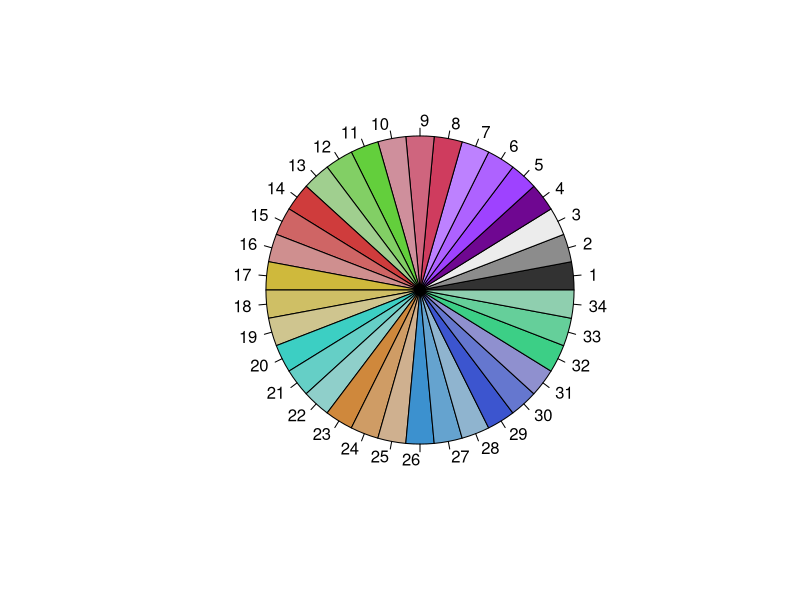
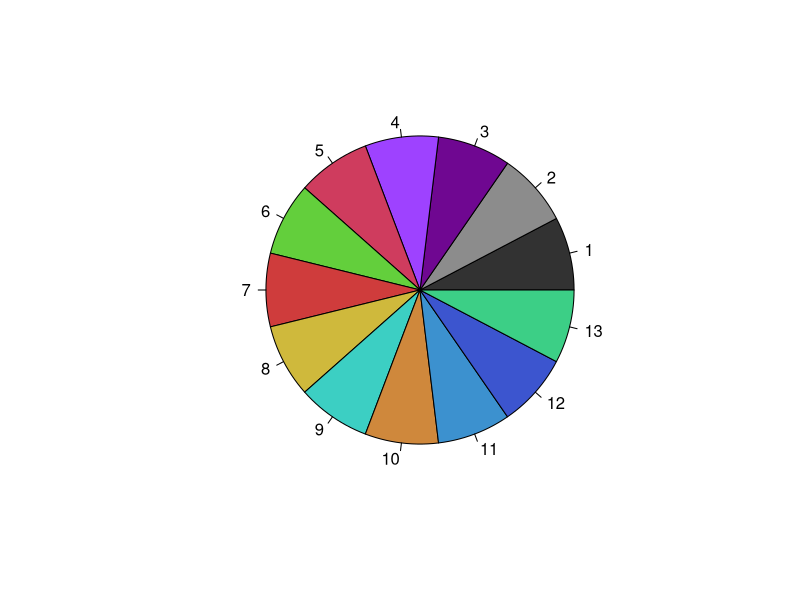
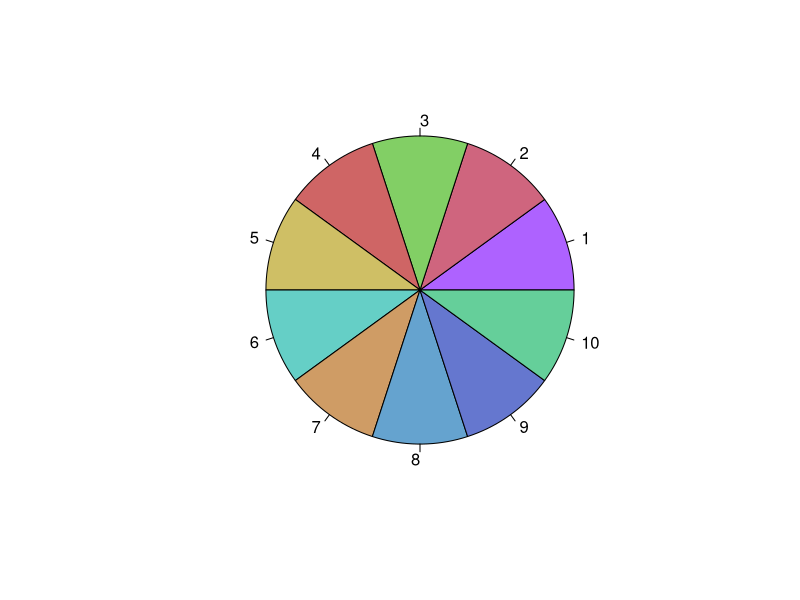
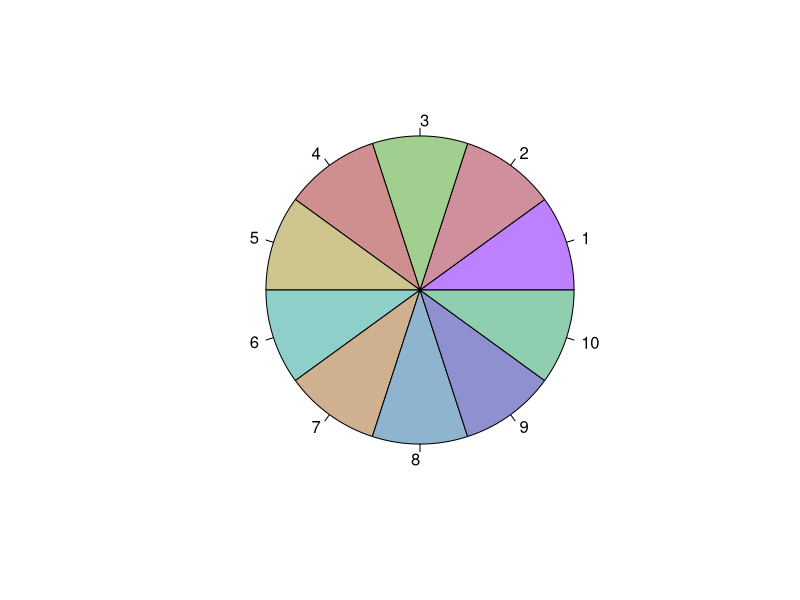

Write the R code that produced these figures, in order.
library(tidyverse)

gray1 <- "#323232" #off black
gray2 <- "#8C8C8C" #dark gray
gray3 <- "#ECECEC" #light gray

purple <- "#6F0791" #main colour

purple1 <- "#9E42FF"
purple2 <- "#AE62FF"
purple3 <- "#BD81FF"

rubine1 <- "#CF3C5E"
rubine2 <- "#CF657E"
rubine3 <- "#CF8F9C"

green1 <- "#63CF3C"
green2 <- "#82CF65"
green3 <- "#A0CF8F"

red1 <- "#CF3C3C"
red2 <- "#CF6565"
red3 <- "#CF8F8F"

gold1 <- "#CFB93C"
gold2 <- "#CFBF65"
gold3 <- "#CFC58F"

aqua1 <- "#3CCFC3"
aqua2 <- "#65CFC6"
aqua3 <- "#8FCFCA"

beige1 <- "#CF883C"
beige2 <- "#CF9C65"
beige3 <- "#CFB08F"

blue1 <- "#3C91CF"
blue2 <- "#65A3CF"
blue3 <- "#8FB4CF"

indigo1 <- "#3C55CF"
indigo2 <- "#6577CF"
indigo3 <- "#8F90CF"

mint1 <- "#3CCF86"
mint2 <- "#65CF9A"
mint3 <- "#8FCFAF"



#All colours

fastmarkets_pal <- c(gray1,gray2,gray3,purple,
                     purple1,purple2,purple3,rubine1,rubine2,rubine3,green1,green2,green3,red1,red2,red3,gold1,gold2,gold3,
                     aqua1,aqua2,aqua3,beige1,beige2,beige3,blue1,blue2,blue3,indigo1,indigo2,indigo3,mint1,mint2,mint3)

length(fastmarkets_pal) #34

length(unique(fastmarkets_pal)) #check

pie(rep(1, length(fastmarkets_pal)), col = fastmarkets_pal) #visual


#Dark colours
fastmarkets_pal_dark <- c(gray1,gray2,purple,purple1,rubine1,green1,red1,gold1,aqua1,beige1,blue1,indigo1,mint1)
length(fastmarkets_pal_dark) #13
pie(rep(1, length(fastmarkets_pal_dark)), col = fastmarkets_pal_dark)


#Middle colours
fastmarkets_pal_mid <- c(purple2,rubine2,green2,red2,gold2,aqua2,beige2,blue2,indigo2,mint2)
length(fastmarkets_pal_mid) #10
pie(rep(1, length(fastmarkets_pal_mid)), col = fastmarkets_pal_mid)


#Light colours
fastmarkets_pal_light <- c(purple3,rubine3,green3,red3,gold3,aqua3,beige3,blue3,indigo3,mint3)
length(fastmarkets_pal_light) #10
pie(rep(1, length(fastmarkets_pal_light)), col = fastmarkets_pal_light)



#Per colour
gray <- c(gray1,gray2,gray3)
purple <-c(purple,purple1,purple2,purple3)
rubine <- c(rubine1,rubine2,rubine3)
green <- c(green1,green2,green3)
red <- c(red1,red2,red3)
gold <- c(gold1,gold2,gold3)
aqua <- c(aqua1,aqua2,aqua3)
beige <- c(beige1,beige2,beige3)
blue <- c(blue1,blue2,blue3)
indigo <- c(indigo1,indigo2,indigo3)
mint <- c(mint1,mint2,mint3)
